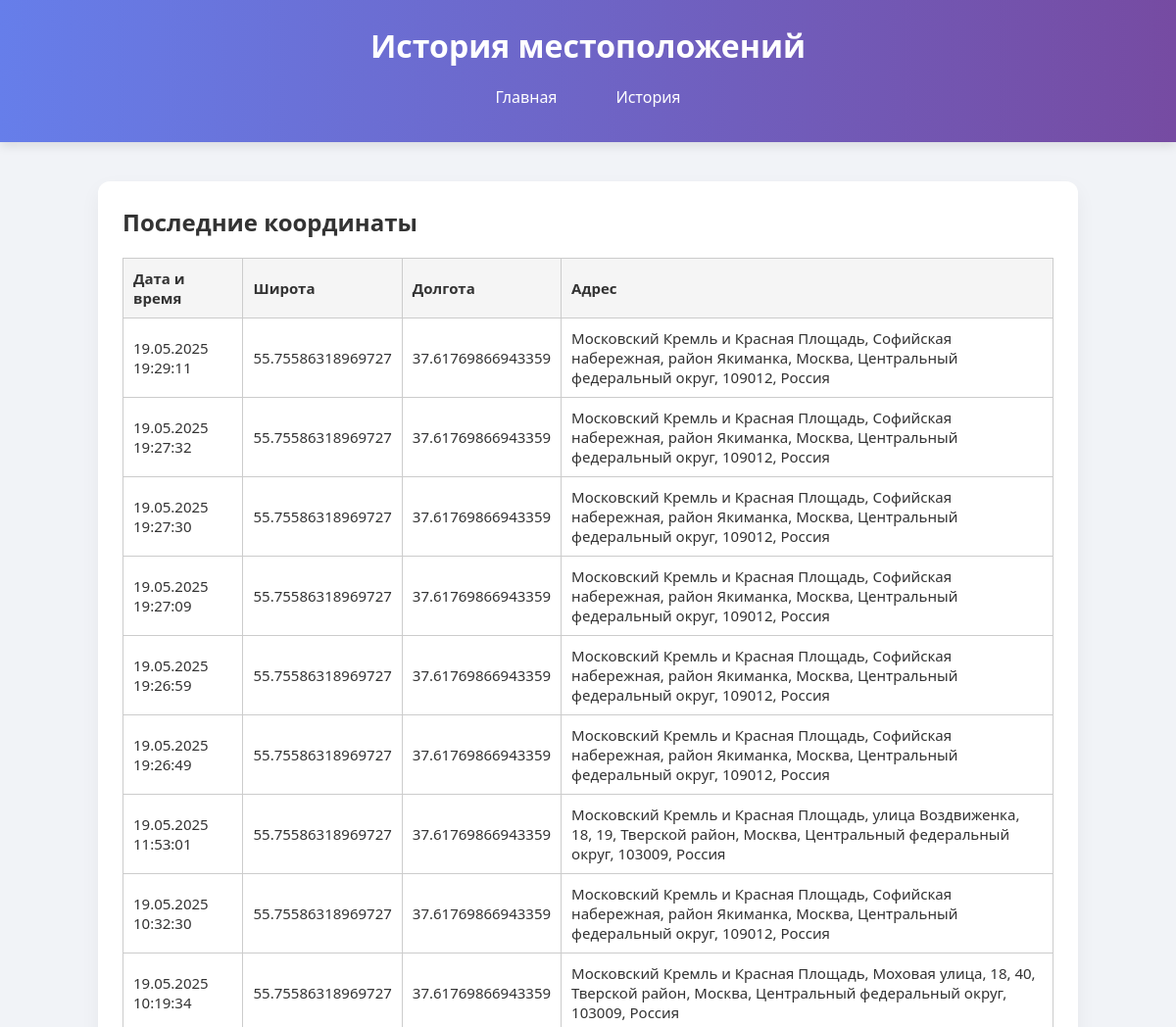
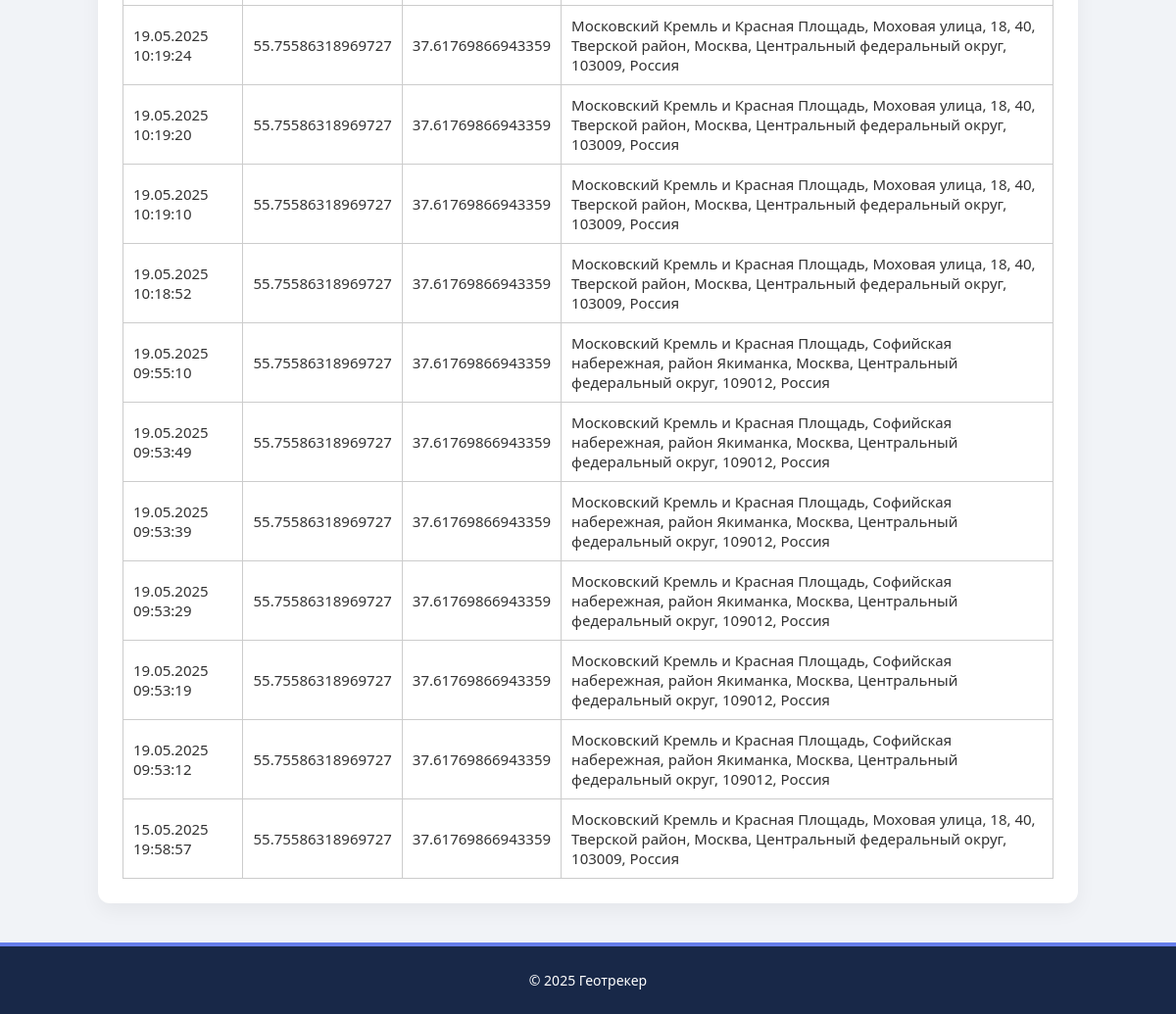
The app's page /history with its own data (2 pictures, top to bottom).
### app.py (models this page shows)
class Location(db.Model):
    id = db.Column(db.Integer, primary_key=True)
    latitude = db.Column(db.Float, nullable=False)
    longitude = db.Column(db.Float, nullable=False)
    address = db.Column(db.Text)
    timestamp = db.Column(db.DateTime, default=datetime.utcnow)

### app.py (the view)
@app.route('/history')
def history():
    locations = Location.query.order_by(Location.timestamp.desc()).limit(20).all()
    return render_template('history.html', locations=locations)

### templates/history.html (shortened to what this page needs)
<!DOCTYPE html>
<html lang="ru">
<head>
    <link rel="stylesheet" href="/static/style.css">
</head>
<body>
    <header>
        <h1>История местоположений</h1>
        <nav>
            <ul>
                <li><a href="/">Главная</a></li>
                <li><a href="/history">История</a></li>
            </ul>
        </nav>
    </header>
    <main>
        <div class="card">
            <h2>Последние координаты</h2>
            <table class="history-table">
                <thead>
                    <tr>
                        <th>Дата и время</th>
                        <th>Широта</th>
                        <th>Долгота</th>
                        <th>Адрес</th>
                    </tr>
                </thead>
                <tbody>
                    {% for loc in locations %}
                    <tr>
                        <td>{{ loc.timestamp.strftime('%d.%m.%Y %H:%M:%S') }}</td>
                        <td>{{ loc.latitude }}</td>
                        <td>{{ loc.longitude }}</td>
                        <td>{{ loc.address }}</td>
                    </tr>
                    {% endfor %}
                </tbody>
            </table>
        </div>
    </main>
    <footer>
        &copy; 2025 Геотрекер
    </footer>
</body>
</html>

### static/style.css (style rules this page uses)
body { font-family: 'Segoe UI', sans-serif; margin: 0; padding: 0; background: #f1f3f7; color: #333; }
header { background: linear-gradient(to right, #667eea, #764ba2); color: white; padding: 25px 20px; text-align: center; box-shadow: 0 4px 10px rgba(0,0,0,0.1); }
header h1 { margin: 0; font-size: 32px; font-weight: 600; }
nav ul { display: flex; justify-content: center; list-style: none; padding: 10px 0 0; margin: 0; }
nav ul li { position: relative; margin: 0 15px; }
nav ul li a { color: white; text-decoration: none; padding: 10px 15px; display: block; font-weight: 500; border-radius: 5px; transition: background 0.3s; }
main { max-width: 1000px; margin: 40px auto; padding: 0 20px; }
.card { background: white; padding: 25px; margin-bottom: 30px; border-radius: 12px; box-shadow: 0 8px 20px rgba(0,0,0,0.05); transition: transform 0.3s ease; }
.card h2, .card h3 { margin-top: 0; }
footer { background-color: #182848; color: white; text-align: center; padding: 25px 10px; margin-top: 0; font-size: 14px; border-top: 4px solid #667eea; }
.history-table { width: 100%; border-collapse: collapse; margin-top: 20px; font-size: 15px; }
.history-table th, .history-table td { padding: 10px; border: 1px solid #ccc; text-align: left; }
.history-table th { background-color: #f5f5f5; font-weight: bold; }

### records on screen
Location: timestamp "19.05.2025 19:29:11", latitude "55.75586318969727", longitude "37.61769866943359", address "Московский Кремль и Красная Площадь, Софийская набережная, район Якиманка, Москва, Центральный федеральный округ, 109012, Россия"
Location: timestamp "19.05.2025 19:27:32", latitude "55.75586318969727", longitude "37.61769866943359", address "Московский Кремль и Красная Площадь, Софийская набережная, район Якиманка, Москва, Центральный федеральный округ, 109012, Россия"
Location: timestamp "19.05.2025 19:27:30", latitude "55.75586318969727", longitude "37.61769866943359", address "Московский Кремль и Красная Площадь, Софийская набережная, район Якиманка, Москва, Центральный федеральный округ, 109012, Россия"
Location: timestamp "19.05.2025 19:27:09", latitude "55.75586318969727", longitude "37.61769866943359", address "Московский Кремль и Красная Площадь, Софийская набережная, район Якиманка, Москва, Центральный федеральный округ, 109012, Россия"
Location: timestamp "19.05.2025 19:26:59", latitude "55.75586318969727", longitude "37.61769866943359", address "Московский Кремль и Красная Площадь, Софийская набережная, район Якиманка, Москва, Центральный федеральный округ, 109012, Россия"
Location: timestamp "19.05.2025 19:26:49", latitude "55.75586318969727", longitude "37.61769866943359", address "Московский Кремль и Красная Площадь, Софийская набережная, район Якиманка, Москва, Центральный федеральный округ, 109012, Россия"
Location: timestamp "19.05.2025 11:53:01", latitude "55.75586318969727", longitude "37.61769866943359", address "Московский Кремль и Красная Площадь, улица Воздвиженка, 18, 19, Тверской район, Москва, Центральный федеральный округ, 103009, Россия"
Location: timestamp "19.05.2025 10:32:30", latitude "55.75586318969727", longitude "37.61769866943359", address "Московский Кремль и Красная Площадь, Софийская набережная, район Якиманка, Москва, Центральный федеральный округ, 109012, Россия"
Location: timestamp "19.05.2025 10:19:34", latitude "55.75586318969727", longitude "37.61769866943359", address "Московский Кремль и Красная Площадь, Моховая улица, 18, 40, Тверской район, Москва, Центральный федеральный округ, 103009, Россия"
Location: timestamp "19.05.2025 10:19:24", latitude "55.75586318969727", longitude "37.61769866943359", address "Московский Кремль и Красная Площадь, Моховая улица, 18, 40, Тверской район, Москва, Центральный федеральный округ, 103009, Россия"
Location: timestamp "19.05.2025 10:19:20", latitude "55.75586318969727", longitude "37.61769866943359", address "Московский Кремль и Красная Площадь, Моховая улица, 18, 40, Тверской район, Москва, Центральный федеральный округ, 103009, Россия"
Location: timestamp "19.05.2025 10:19:10", latitude "55.75586318969727", longitude "37.61769866943359", address "Московский Кремль и Красная Площадь, Моховая улица, 18, 40, Тверской район, Москва, Центральный федеральный округ, 103009, Россия"
Location: timestamp "19.05.2025 10:18:52", latitude "55.75586318969727", longitude "37.61769866943359", address "Московский Кремль и Красная Площадь, Моховая улица, 18, 40, Тверской район, Москва, Центральный федеральный округ, 103009, Россия"
Location: timestamp "19.05.2025 09:55:10", latitude "55.75586318969727", longitude "37.61769866943359", address "Московский Кремль и Красная Площадь, Софийская набережная, район Якиманка, Москва, Центральный федеральный округ, 109012, Россия"
Location: timestamp "19.05.2025 09:53:49", latitude "55.75586318969727", longitude "37.61769866943359", address "Московский Кремль и Красная Площадь, Софийская набережная, район Якиманка, Москва, Центральный федеральный округ, 109012, Россия"
Location: timestamp "19.05.2025 09:53:39", latitude "55.75586318969727", longitude "37.61769866943359", address "Московский Кремль и Красная Площадь, Софийская набережная, район Якиманка, Москва, Центральный федеральный округ, 109012, Россия"
Location: timestamp "19.05.2025 09:53:29", latitude "55.75586318969727", longitude "37.61769866943359", address "Московский Кремль и Красная Площадь, Софийская набережная, район Якиманка, Москва, Центральный федеральный округ, 109012, Россия"
Location: timestamp "19.05.2025 09:53:19", latitude "55.75586318969727", longitude "37.61769866943359", address "Московский Кремль и Красная Площадь, Софийская набережная, район Якиманка, Москва, Центральный федеральный округ, 109012, Россия"
Location: timestamp "19.05.2025 09:53:12", latitude "55.75586318969727", longitude "37.61769866943359", address "Московский Кремль и Красная Площадь, Софийская набережная, район Якиманка, Москва, Центральный федеральный округ, 109012, Россия"
Location: timestamp "15.05.2025 19:58:57", latitude "55.75586318969727", longitude "37.61769866943359", address "Московский Кремль и Красная Площадь, Моховая улица, 18, 40, Тверской район, Москва, Центральный федеральный округ, 103009, Россия"
